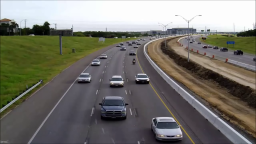
#> input picture frames/32.png, 256 x 144 px, given in place of 32.jpg, which was not available
$ python pruebascv2.py
#> lines starting #> are read from the running program, lines starting #| are printed output that depends on the picture; after the words box and inside, x2 and y2 are one past the last pixel; in counts of white or black regions, pixels touching at a corner belong together; pictures that were not available may be replaced by others from this repository, and a replacement may not be noted
# -*- coding: utf-8 -*-
"""
Created on Mon Nov 23 16:33:15 2020

@author: Javier
"""
import time

import cv2
import matplotlib.pyplot as plt
im1 = cv2.imread("F:\\TFM_datasets\\extracted_frames\\001084\\32.jpg")
#> im1 is the input picture: shape (144, 256, 3); mean B, G, R 109.1, 116.4, 118.1
im2 = cv2.imread("F:\\TFM_datasets\\extracted_frames\\001084\\38.jpg")
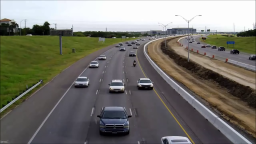
#> input picture frames/38.png, 256 x 144 px, given in place of 38.jpg, which was not available
#> im2 is the input picture: shape (144, 256, 3); mean B, G, R 108.9, 116.3, 117.8

def read_gray(image):
    return cv2.cvtColor(image, cv2.COLOR_BGR2GRAY)
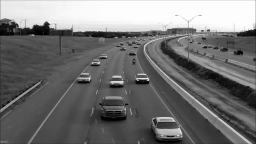
#> returned value: shape (144, 256); min 0, max 255, mean 116.1


im1_gray = read_gray(im1)
im2_gray = read_gray(im2)
#> in read_gray (call 2), `return cv2.cvtColor(image, cv2.COLOR_BGR2GRAY)`:
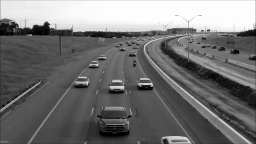
#> returned value: shape (144, 256); min 0, max 255, mean 115.9

#plt.imshow(im2_gray,cmap='gray')
start_time = time.time()
diff_image = cv2.absdiff(im1_gray, im2_gray)
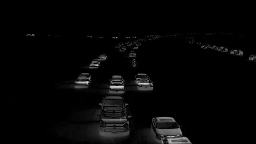
#> diff_image: shape (144, 256); min 0, max 231, mean 5.9
ret, thresh = cv2.threshold(diff_image, 30, 255, cv2.THRESH_BINARY)
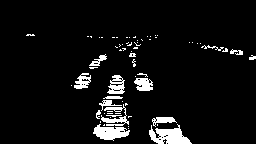
#> thresh: shape (144, 256); 6.4% white; 68 white regions (52 under 20 px), largest, box (x1, y1, x2, y2) and area: (149, 124, 192, 144) 489, (93, 124, 130, 141) 372, (101, 104, 129, 126) 234

#plt.imshow(thresh,cmap='gray')
print("--- %s seconds ---" % (time.time() - start_time))
